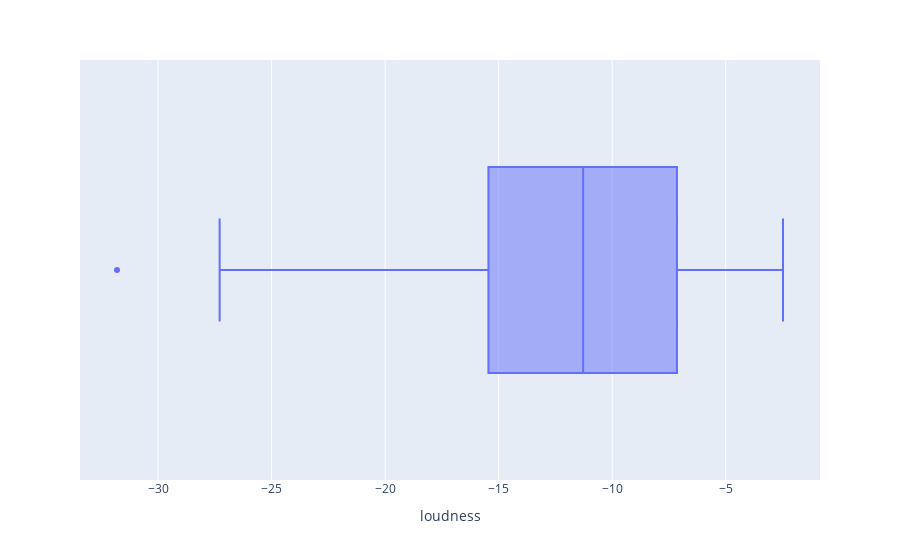

Notebook code for this chart:
### Code cell
fig = px.box(df, x='loudness')
fig.show()

### Figure 1 — Plotly figure (JSON) as saved in the notebook; plotly's stock layout.template omitted (floating-point values rounded to 4 significant figures)
{"data": [{"alignmentgroup": "True", "hovertemplate": "loudness=%{x}<extra></extra>", "legendgroup": "", "marker": {"color": "#636efa"}, "name": "", "notched": false, "offsetgroup": "", "orientation": "h", "showlegend": false, "type": "box", "x": [-2.478, -6.176, -11.33, -7.088, -16.85, -13, -12.78, -16.12, -12.94, -13.89, -18.12, -16.5, -10.27, -15.06, -7.207, -4.605, -12.28, -4.783, -15.74, -25.4, -3.578, -6.313, -27.29, -13.74, -6.616, -11.63, -10.05, -13.69, -10.17, -11.23, -6.139, -13.0, -13.51, -4.116, -5.946, -4.951, -20.07, -20.82, -12.0, -12.58, -9.145, -12.4, -13.36, -4.787, -6.485, -6.179, -10.27, -13.71, -6.603, -18.03, -7.864, -9.554, -5.172, -18.36, -18.58, -9.694, -5.358, -19.05, -7.997, -12.57, -3.838, -8.632, -9.455, -17.81, -19.34, -8.729, -8.927, -15.41, -8.596, -31.81, -8.234, -5.411, -15.68, -7.333, -8.794, -15.54, -23.59, -13.52, -11.1, -4.821, -11.31, -18.58, -8.597, -7.078, -11.91, -17.78, -7.34, -6.312, -14.97, -4.464, -11.25, -14.5, -21.34, -9.832, -5.908, -15.49, -8.395, -22.99, -11.44, -15.67], "x0": " ", "xaxis": "x", "y0": " ", "yaxis": "y"}], "layout": {"boxmode": "group", "legend": {"tracegroupgap": 0}, "margin": {"t": 60}, "xaxis": {"anchor": "y", "domain": [0, 1], "title": {"text": "loudness"}}, "yaxis": {"anchor": "x", "domain": [0, 1]}}}
